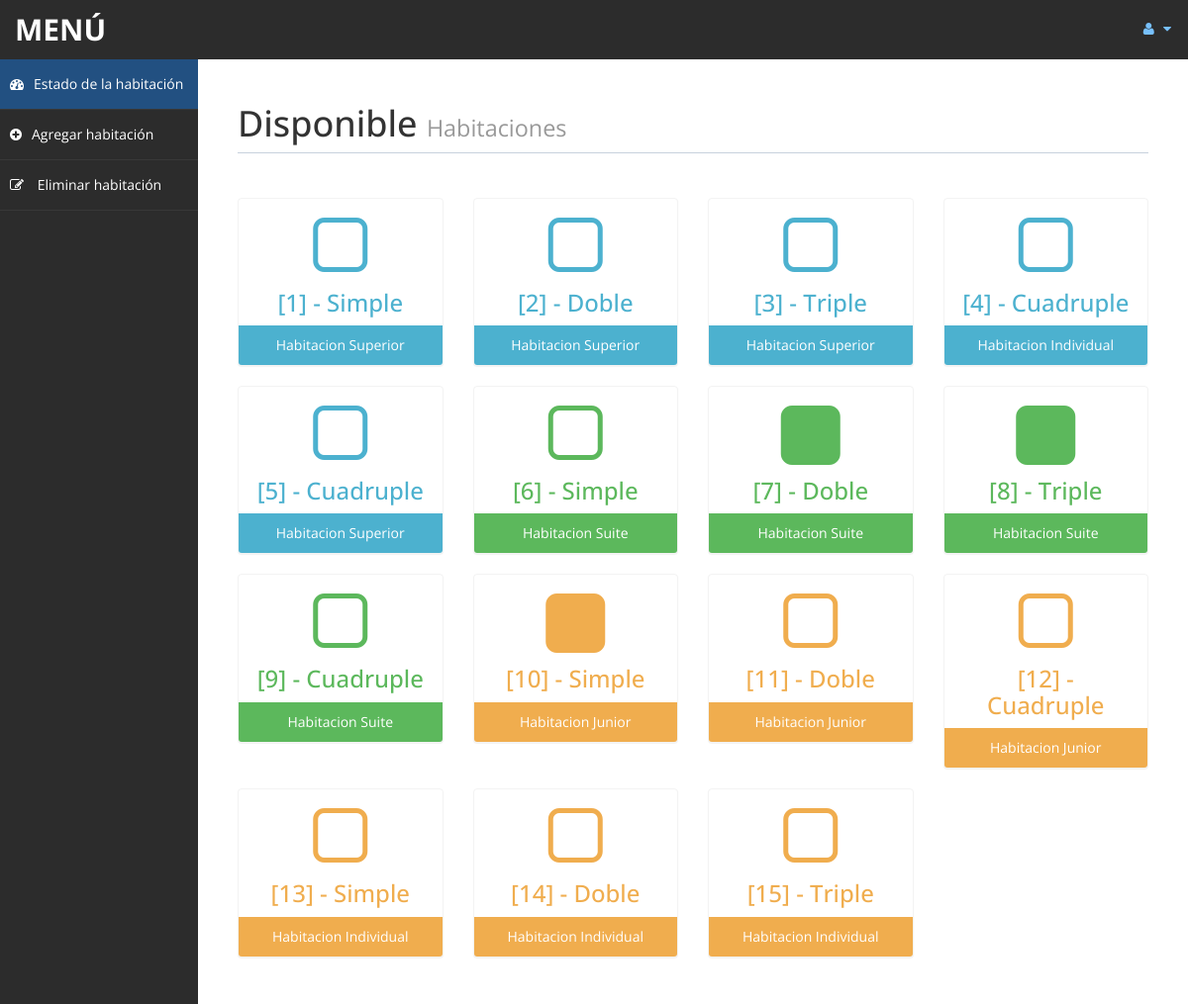
The page /admin/settings.php (signed in) on the database as committed earlier.
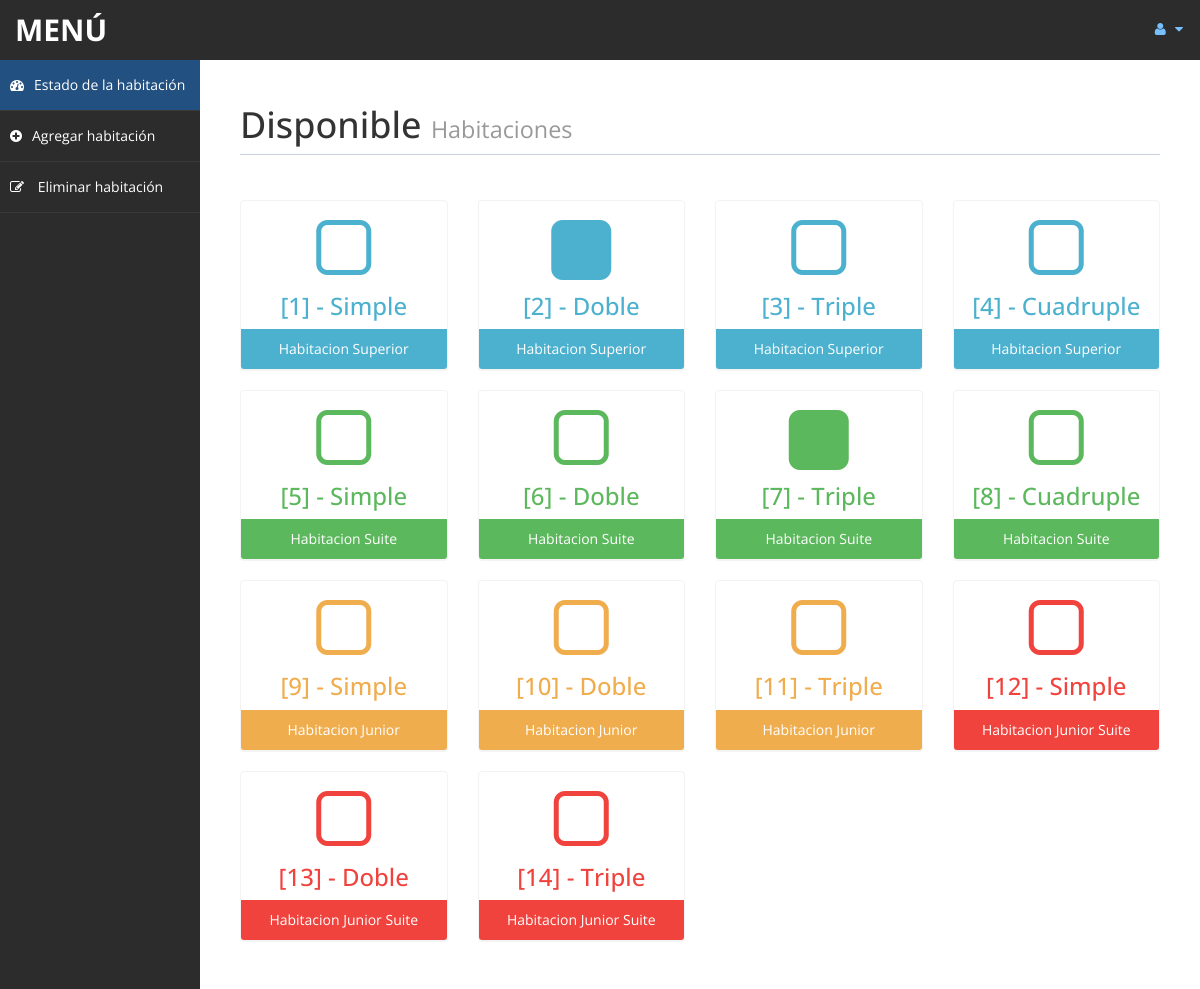
The same page on the database as committed later.
### tables this page shows
CREATE TABLE `habitaciones` (
  `id` int(10) UNSIGNED NOT NULL,                
  `tipo_habitacion` varchar(30) DEFAULT NULL,
  `tipo_cama` varchar(20) DEFAULT NULL,
  `estado_hab` varchar(20) DEFAULT NULL,

  CONSTRAINT PRIMARY KEY (`id`)

);

### admin/settings.php (the view, shortened to what this page needs)
<!DOCTYPE html>
<html xmlns="http://www.w3.org/1999/xhtml">
<head>
    <link href="assets/css/bootstrap.css" rel="stylesheet" />
    <link href="assets/css/font-awesome.css" rel="stylesheet" />
    <link href="assets/css/custom-styles.css" rel="stylesheet" />
</head>
<body>
    <div id="wrapper">
        <nav class="navbar navbar-default top-navbar" role="navigation">
            <div class="navbar-header">
                <a class="navbar-brand" href="home.php">MENÚ</a>
            </div>
            <ul class="nav navbar-top-links navbar-right">
                <li class="dropdown">
                    <a class="dropdown-toggle" data-toggle="dropdown" href="#" aria-expanded="false">
                        <i class="fa fa-user fa-fw"></i> <i class="fa fa-caret-down"></i>
                    </a>
                </li>
            </ul>
        </nav>
        <nav class="navbar-default navbar-side" role="navigation">
            <div class="sidebar-collapse">
                <ul class="nav" id="main-menu">
                    <li>
                        <a class="active-menu" href="settings.php"><i class="fa fa-dashboard"></i>Estado de la habitación</a>
                    </li>
					<li>
                        <a href="room.php"><i class="fa fa-plus-circle"></i>Agregar habitación</a>
                    </li>
                    <li>
                        <a href="roomdel.php"><i class="fa fa-pencil-square-o"></i> Eliminar habitación</a>
                    </li>
            </div>
        </nav>
        <div id="page-wrapper" >
            <div id="page-inner">
			    <div class="row">
                    <div class="col-md-12">
                        <h1 class="page-header">
                           Disponible <small> Habitaciones</small>
                        </h1>
                    </div>
                </div>
                <?php
                    include ('db.php');
                    $sql =  "SELECT * FROM `habitaciones`";
                    $re = mysqli_query($con, $sql)
                ?>
                <div class="row">
				<?php
                    while($row= mysqli_fetch_array($re)){
                        $tipo = $row['tipo_habitacion'];
                        $disponibile = $row['estado_hab'];
                        switch ($tipo) {
                            case "Habitacion Superior":
                                $color = "bg-color-blue";
                                $footer_color = "back-footer-blue";
                                break;
                            case "Habitacion Suite":
                                $color = "bg-color-green";
                                $footer_color = "back-footer-green";
                                break;
                            case "Habitacion Junior":
                                $color = "bg-color-brown";
                                $footer_color = "back-footer-brown";
                                break;
                            case "Habitacion Junior Suite":
                                $color = "bg-color-red";
                                $footer_color = "back-footer-red";
                                break;
                        }
                        if($disponibile == "Disponible"){
                            $icono = "fa-square-o";
                        }else{
                            $icono = "fa-square";
                        }
                        echo"<div class='col-md-3 col-sm-12 col-xs-12'>
                                <div class='panel panel-primary text-center no-boder $color '>
                                    <div class='panel-body'>
                                        <i class='fa $icono fa-5x ' aria-hidden='true'></i>
                                        <h3> [".$row['id']."] - ".$row['tipo_cama']."</h3>
                                    </div>
                                    <div class='panel-footer $footer_color'>
                                        ".$row['tipo_habitacion']."
                                    </div>
                                </div>
                            </div>";
                    }
                ?>
                </div>
            </div>
        </div>
    </div>
</body>
</html>

Rows that differ between the two databases and show on the page:
removed habitaciones: id "15", tipo_cama "Triple", tipo_habitacion "Habitacion Individual"
changed habitaciones id 2: estado_hab "Disponible" → "No Disponible" (drawn)
changed habitaciones id 4: tipo_habitacion "Habitacion Individual" → "Habitacion Superior"
changed habitaciones id 5: tipo_cama "Cuadruple" → "Simple"; tipo_habitacion "Habitacion Superior" → "Habitacion Suite"
changed habitaciones id 6: tipo_cama "Simple" → "Doble"
changed habitaciones id 7: tipo_cama "Doble" → "Triple"
changed habitaciones id 8: estado_hab "No Disponible" → "Disponible" (drawn); tipo_cama "Triple" → "Cuadruple"
changed habitaciones id 9: tipo_cama "Cuadruple" → "Simple"; tipo_habitacion "Habitacion Suite" → "Habitacion Junior"
changed habitaciones id 10: estado_hab "No Disponible" → "Disponible" (drawn); tipo_cama "Simple" → "Doble"
changed habitaciones id 11: tipo_cama "Doble" → "Triple"
changed habitaciones id 12: tipo_cama "Cuadruple" → "Simple"; tipo_habitacion "Habitacion Junior" → "Habitacion Junior Suite"
changed habitaciones id 13: tipo_cama "Simple" → "Doble"; tipo_habitacion "Habitacion Individual" → "Habitacion Junior Suite"
changed habitaciones id 14: tipo_cama "Doble" → "Triple"; tipo_habitacion "Habitacion Individual" → "Habitacion Junior Suite"
